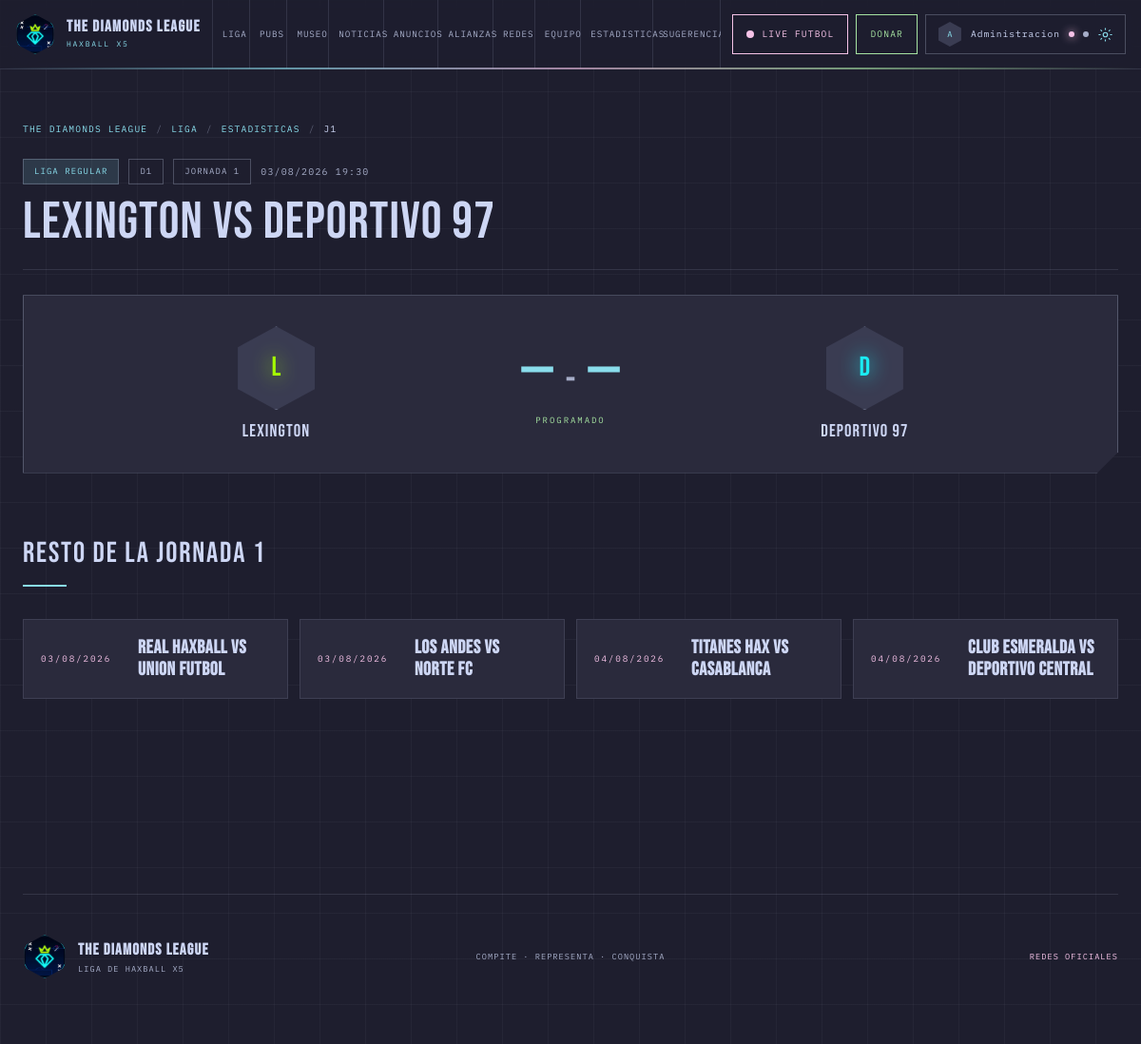
Screenshot of /partidos/1 (signed in) with the database file from the repository.
### models.py (models this page shows, shortened)
class TimestampMixin:
    created_at = db.Column(db.DateTime, default=utcnow, nullable=False)
    updated_at = db.Column(db.DateTime, default=utcnow, onupdate=utcnow, nullable=False)

class User(UserMixin, TimestampMixin, db.Model):
    __tablename__ = "users"
    id = db.Column(db.Integer, primary_key=True)
    username = db.Column(db.String(24), unique=True, nullable=False, index=True)
    email = db.Column(db.String(160), unique=True, nullable=False, index=True)
    password = db.Column(db.String(255), nullable=False)
    role = db.Column(db.String(16), nullable=False, default=Role.USER, index=True)
    is_admin = db.Column(db.Boolean, nullable=False, default=False)
    is_premium = db.Column(db.Boolean, nullable=False, default=False)
    is_active_account = db.Column(db.Boolean, nullable=False, default=True)
    display_name = db.Column(db.String(60))
    bio = db.Column(db.String(400))
    haxball_id = db.Column(db.String(40))
    avatar = db.Column(db.String(255))
    google_email = db.Column(db.String(160))
    country = db.Column(db.String(60))
    last_login = db.Column(db.DateTime)
    login_count = db.Column(db.Integer, nullable=False, default=0)
    __table_args__ = (
        CheckConstraint("role in ('admin','staff','user')", name="role_valid"),
    )
    @property
    def is_active(self) -> bool:  # type: ignore[override]
        return bool(self.is_active_account)
    @property
    def is_staff(self) -> bool:
        return self.is_admin or self.role == Role.STAFF
    @property
    def label(self) -> str:
        return self.display_name or self.username
    @property
    def initials(self) -> str:
        text = self.label.strip()
        parts = [p for p in text.replace("_", " ").split() if p]
        return (parts[0][:1] + (parts[1][:1] if len(parts) > 1 else "")).upper() or "?"

class SiteSetting(TimestampMixin, db.Model):
    __tablename__ = "site_settings"
    id = db.Column(db.Integer, primary_key=True)
    key = db.Column(db.String(60), unique=True, nullable=False, index=True)
    value = db.Column(db.Text)
    group = db.Column(db.String(40), nullable=False, default="general")
    label = db.Column(db.String(80))
    input_type = db.Column(db.String(16), default="text")

class Match(TimestampMixin, db.Model):
    __tablename__ = "matches"
    id = db.Column(db.Integer, primary_key=True)
    division_id = db.Column(db.Integer, db.ForeignKey("divisions.id", ondelete="CASCADE"), nullable=False, index=True)
    journey = db.Column(db.Integer, nullable=False, default=1, index=True)
    stage = db.Column(db.String(40), nullable=False, default="Liga regular")
    played_on = db.Column(db.Date, index=True)
    kickoff = db.Column(db.String(5), default="19:00")
    home_team_id = db.Column(db.Integer, db.ForeignKey("teams.id", ondelete="CASCADE"), nullable=False, index=True)
    away_team_id = db.Column(db.Integer, db.ForeignKey("teams.id", ondelete="CASCADE"), nullable=False, index=True)
    home_score = db.Column(db.Integer)
    away_score = db.Column(db.Integer)
    status = db.Column(db.String(16), nullable=False, default="scheduled", index=True)  # scheduled|live|finished|wo
    room_url = db.Column(db.String(255))
    replay_url = db.Column(db.String(255))
    stream_url = db.Column(db.String(255))
    notes = db.Column(db.Text)
    home_team = db.relationship("Team", foreign_keys=[home_team_id], lazy="joined")
    away_team = db.relationship("Team", foreign_keys=[away_team_id], lazy="joined")
    division = db.relationship("Division", lazy="joined")
    report = db.relationship(
        "MatchReport", back_populates="match", uselist=False,
        cascade="all, delete-orphan", lazy="selectin",
    )
    player_stats = db.relationship(
        "PlayerMatchStat", back_populates="match",
        cascade="all, delete-orphan", lazy="selectin",
        order_by="PlayerMatchStat.goals.desc(), PlayerMatchStat.player_id",
    )
    __table_args__ = (
        Index("ix_match_division_journey", "division_id", "journey"),
        CheckConstraint("status in ('scheduled','live','finished','wo','postponed')", name="status_valid"),
    )
    @property
    def score_text(self) -> str:
        if self.home_score is None or self.away_score is None:
            return "vs"
        return f"{self.home_score} - {self.away_score}"
    @property
    def headline(self) -> str:
        home = self.home_team.name if self.home_team else "Local"
        away = self.away_team.name if self.away_team else "Visitante"
        return f"{home} {self.score_text} {away}"
    def stats_for(self, team_id: int) -> list["PlayerMatchStat"]:
        return [s for s in (self.player_stats or []) if s.team_id == team_id]
    def _goals_for(self, team_id: int) -> int:
        stats = self.player_stats or []
        scored = sum(s.goals or 0 for s in stats if s.team_id == team_id)
        rival_own = sum(s.own_goals or 0 for s in stats if s.team_id != team_id)
        return scored + rival_own
    @property
    def home_goals_from_stats(self) -> int:
        return self._goals_for(self.home_team_id)
    @property
    def away_goals_from_stats(self) -> int:
        return self._goals_for(self.away_team_id)
    @property
    def scorers(self) -> list["PlayerMatchStat"]:
        return [s for s in (self.player_stats or []) if s.goals or s.own_goals]

class Division(TimestampMixin, db.Model):
    __tablename__ = "divisions"
    id = db.Column(db.Integer, primary_key=True)
    season_id = db.Column(db.Integer, db.ForeignKey("seasons.id", ondelete="CASCADE"), nullable=False, index=True)
    key = db.Column(db.String(40), unique=True, nullable=False)   # division-one, division-two
    name = db.Column(db.String(80), nullable=False)                # "Division 1"
    short = db.Column(db.String(8), nullable=False)                # "D1"
    level = db.Column(db.Integer, nullable=False, default=1)
    teams_count = db.Column(db.Integer, nullable=False, default=0)
    journeys_count = db.Column(db.Integer, nullable=False, default=0)
    playoffs_slots = db.Column(db.Integer, nullable=False, default=4)
    relegation_slots = db.Column(db.Integer, nullable=False, default=0)
    promotion_slots = db.Column(db.Integer, nullable=False, default=0)
    modality = db.Column(db.String(60), default="5 VS 5 · X5")
    duration = db.Column(db.String(80), default="Dos tiempos de 10:00 + ultima jugada")
    map_name = db.Column(db.String(80), default="5v5 Diamonds League")
    server = db.Column(db.String(60), default="X Hosting")
    tolerance = db.Column(db.String(80), default="15 minutos")
    description = db.Column(db.Text)
    schedule_note = db.Column(db.String(200))
    document_url = db.Column(db.String(255))
    season = db.relationship("Season", back_populates="divisions")
    phases = db.relationship("Phase", back_populates="division", cascade="all, delete-orphan",
                             order_by="Phase.order", lazy="selectin")
    teams = db.relationship("Team", back_populates="division", lazy="selectin")
    base_rules = db.relationship("DivisionRule", back_populates="division", cascade="all, delete-orphan",
                                  order_by="DivisionRule.position", lazy="selectin")
    moves = db.relationship("PromotionSlot", back_populates="division", cascade="all, delete-orphan",
                            lazy="selectin")

class Team(TimestampMixin, db.Model):
    __tablename__ = "teams"
    id = db.Column(db.Integer, primary_key=True)
    division_id = db.Column(db.Integer, db.ForeignKey("divisions.id", ondelete="SET NULL"), nullable=True, index=True)
    name = db.Column(db.String(80), nullable=False, unique=True)
    short = db.Column(db.String(20), nullable=False, default="")
    slug = db.Column(db.String(90), unique=True, nullable=False, index=True)
    crest = db.Column(db.String(255))
    coach = db.Column(db.String(60))
    captain = db.Column(db.String(60))
    country = db.Column(db.String(60))
    founded_year = db.Column(db.String(12))
    is_active = db.Column(db.Boolean, nullable=False, default=True, index=True)
    sort_order = db.Column(db.Integer, nullable=False, default=100)
    description = db.Column(db.Text)
    color = db.Column(db.String(16), default="#1bebf2")
    division = db.relationship("Division", back_populates="teams")
    players = db.relationship("Player", back_populates="team", cascade="all, delete-orphan", lazy="selectin")
    match_stats = db.relationship("PlayerMatchStat", back_populates="team", cascade="all, delete-orphan",
                                  lazy="selectin")
    @property
    def initials(self) -> str:
        words = [w for w in (self.short or self.name).split() if w]
        return "".join(w[:1] for w in words[:2]).upper() or "EQ"
    @property
    def has_crest(self) -> bool:
        return bool(self.crest)

### blueprints/site.py (the view)
@bp.route("/partidos/<int:pk>")
def match_report(pk: int):
    match = db.session.get(Match, pk) or abort(404)
    report = match.report
    if report is not None and not report.is_published and not current_user.is_staff:
        abort(404)
    home_stats = match.stats_for(match.home_team_id)
    away_stats = match.stats_for(match.away_team_id)
    journey_matches = (
        Match.query.filter_by(division_id=match.division_id, journey=match.journey)
        .order_by(Match.kickoff)
        .all()
    )
    others = [m for m in journey_matches if m.id != match.id]
    return render_template(
        "site/match_report.html",
        match=match,
        report=report,
        home_stats=home_stats,
        away_stats=away_stats,
        scorers=match.scorers,
        others=others,
        computed=(match.home_goals_from_stats, match.away_goals_from_stats),
    )

### templates/site/match_report.html (shortened to what this page needs)
{% extends "base.html" %}
{% block body_class %}page-match{% endblock %}
{% block content %}
<main id="main" class="section match-page">
    <nav class="crumbs reveal" aria-label="Migas de pan">
        <a href="{{ url_for('site.index') }}">{{ app_name }}</a>
        <span aria-hidden="true">/</span>
        <a href="{{ url_for('site.index') }}#liga">LIGA</a>
        <span aria-hidden="true">/</span>
        <a href="{{ url_for('site.stats') }}">Estadisticas</a>
        <span aria-hidden="true">/</span>
        <span>J{{ match.journey }}</span>
    </nav>
    <article class="match-report reveal">
        <header class="match-report-head">
            <div class="match-report-meta">
                <span class="chip chip--cyan">{{ match.stage|upper }}</span>
                <span class="chip">{{ match.division.short if match.division else 'LIGA' }}</span>
                <span class="chip">JORNADA {{ match.journey }}</span>
                <span class="mono text-muted">
                    {{ match.played_on|fdate }} {{ match.kickoff or '' }}
                </span>
            </div>
            {% if report and report.headline %}
            <h1>{{ report.headline }}</h1>
            {% else %}
            <h1>{{ match.headline }}</h1>
            {% endif %}
        </header>
        <section class="scoreboard">
            <div class="scoreboard-side">
                <span class="crest crest--lg" style="--team-color: {{ match.home_team.color if match.home_team else '#1bebf2' }}">
                    {% if match.home_team and match.home_team.has_crest %}
                        <img src="{{ url_for('static', filename=match.home_team.crest_url) }}" alt="Escudo de {{ match.home_team.name }}">
                    {% else %}
                        <span class="crest-initials">{{ match.home_team.initials if match.home_team else '—' }}</span>
                    {% endif %}
                </span>
                <span class="scoreboard-name">{{ match.home_team.name if match.home_team else 'Local' }}</span>
            </div>
            <div class="scoreboard-center">
                <span class="scoreboard-score">{{ match.home_score if match.home_score is not none else '—' }}<span class="scoreboard-dash">-</span>{{ match.away_score if match.away_score is not none else '—' }}</span>
                <span class="scoreboard-status mono">
                    {% if match.status == 'finished' %}FINALIZADO
                    {% elif match.status == 'live' %}EN VIVO
                    {% elif match.status == 'wo' %}WALKOVER
                    {% elif match.status == 'postponed' %}APLAZADO
                    {% else %}PROGRAMADO{% endif %}
                </span>
            </div>
            <div class="scoreboard-side scoreboard-side--away">
                <span class="crest crest--lg" style="--team-color: {{ match.away_team.color if match.away_team else '#ff2e88' }}">
                    {% if match.away_team and match.away_team.has_crest %}
                        <img src="{{ url_for('static', filename=match.away_team.crest_url) }}" alt="Escudo de {{ match.away_team.name }}">
                    {% else %}
                        <span class="crest-initials">{{ match.away_team.initials if match.away_team else '—' }}</span>
                    {% endif %}
                </span>
                <span class="scoreboard-name">{{ match.away_team.name if match.away_team else 'Visitante' }}</span>
            </div>
        </section>
        {% if others %}
        <section class="report-block">
            <h2 class="block-title">RESTO DE LA JORNADA {{ match.journey }}</h2>
            <div class="report-grid">
                {% for other in others %}
                <a class="report-card reveal" href="{{ url_for('site.match_report', pk=other.id) }}">
                    <span class="mono text-muted" style="font-size:.58rem;letter-spacing:.2em">
                        {{ other.played_on|fdate }}
                    </span>
                    <strong>{{ other.headline }}</strong>
                </a>
                {% endfor %}
            </div>
        </section>
        {% endif %}
    </article>
</main>
{% endblock %}

### templates/partials/_header.html (shortened to what this page needs)
<header class="topbar">
    <a class="topbar-brand" href="{{ url_for('site.index') }}" aria-label="{{ app_name }} — inicio">
        <img src="{{ url_for('static', filename='img/logo-mark.png') }}" alt="" width="42" height="42" loading="eager">
        <span>
            <strong>THE DIAMONDS LEAGUE</strong>
            <small>HAXBALL X5</small>
        </span>
    </a>
    <nav class="main-nav" aria-label="Navegación principal de la liga">
        <a href="#liga"     data-spy-link>LIGA</a>
        <a href="#pubs"    data-spy-link>PUBS</a>
        <a href="#museo"   data-spy-link>MUSEO</a>
        <a href="#noticias" data-spy-link>NOTICIAS</a>
        <a href="#anuncios" data-spy-link>ANUNCIOS</a>
        <a href="#alianzas" data-spy-link>ALIANZAS</a>
        <a href="#redes"   data-spy-link>REDES</a>
        <a href="#equipo"  data-spy-link>EQUIPO</a>
        <a href="{{ url_for('site.stats') }}">ESTADISTICAS</a>
        <a href="{{ url_for('site.suggestions') }}">SUGERENCIAS</a>
    </nav>
    <div class="topbar-right">
        <a class="header-live" href="#live" title="Live de futbol">
            <i class="live-pulse" aria-hidden="true"></i>
            <span>LIVE FUTBOL</span>
        </a>
        <a class="header-donate" href="#donacion" title="Donacion">
            <span>DONAR</span>
        </a>
        {% if current_user.is_authenticated %}
            <div class="gear">
                <button class="gear-button" type="button" aria-expanded="false" aria-haspopup="true" aria-controls="gear-menu"
                        aria-label="Abrir configuracion de la cuenta">
                    <span class="avatar" aria-hidden="true">
                        {% if current_user.avatar %}
                            <img src="{{ url_for('static', filename=current_user.avatar) }}" alt="">
                        {% else %}{{ current_user.initials }}{% endif %}
                    </span>
                    <span class="gear-label">{{ current_user.label }}</span>
                    <span class="gear-dot {% if prefs.admin_mode %}admin{% endif %}" title="Modo administrador"></span>
                    <span class="gear-dot {% if prefs.premium_mode %}on{% endif %}" title="Modo premium"></span>
                    <span class="icon" aria-hidden="true">
                        <svg class="gear-icon" viewBox="0 0 24 24"><circle cx="12" cy="12" r="3.2"/><path d="M12 2v3M12 19v3M2 12h3M19 12h3M4.9 4.9l2.1 2.1M17 17l2.1 2.1M19.1 4.9L17 7M7 17l-2.1 2.1"/></svg>
                    </span>
                </button>
            </div>
        {% else %}
            <div class="auth-nav">
                <a class="btn btn--ghost" href="{{ url_for('auth.login') }}">INGRESAR</a>
                <a class="btn btn--primary" href="{{ url_for('auth.register') }}">REGISTRARSE</a>
            </div>
        {% endif %}
    </div>
</header>

### rows the page displays
User: initials "A", label "Administracion"
SiteSetting: value "THE DIAMONDS LEAGUE"
Match: journey "1", stage "LIGA REGULAR", played_on|fdate "03/08/2026", kickoff "19:30", home_score "—", away_score "—"
Division: division "D1"
Team: headline "Lexington vs Deportivo 97", home_team "L", home_team "LEXINGTON"
Team: away_team "D", away_team "DEPORTIVO 97"
Match: played_on|fdate "03/08/2026", headline "Real Haxball vs Union Futbol"
Match: played_on|fdate "03/08/2026", headline "Los Andes vs Norte FC"
Match: played_on|fdate "04/08/2026", headline "Titanes Hax vs Casablanca"
Match: played_on|fdate "04/08/2026", headline "Club Esmeralda vs Deportivo Central"
